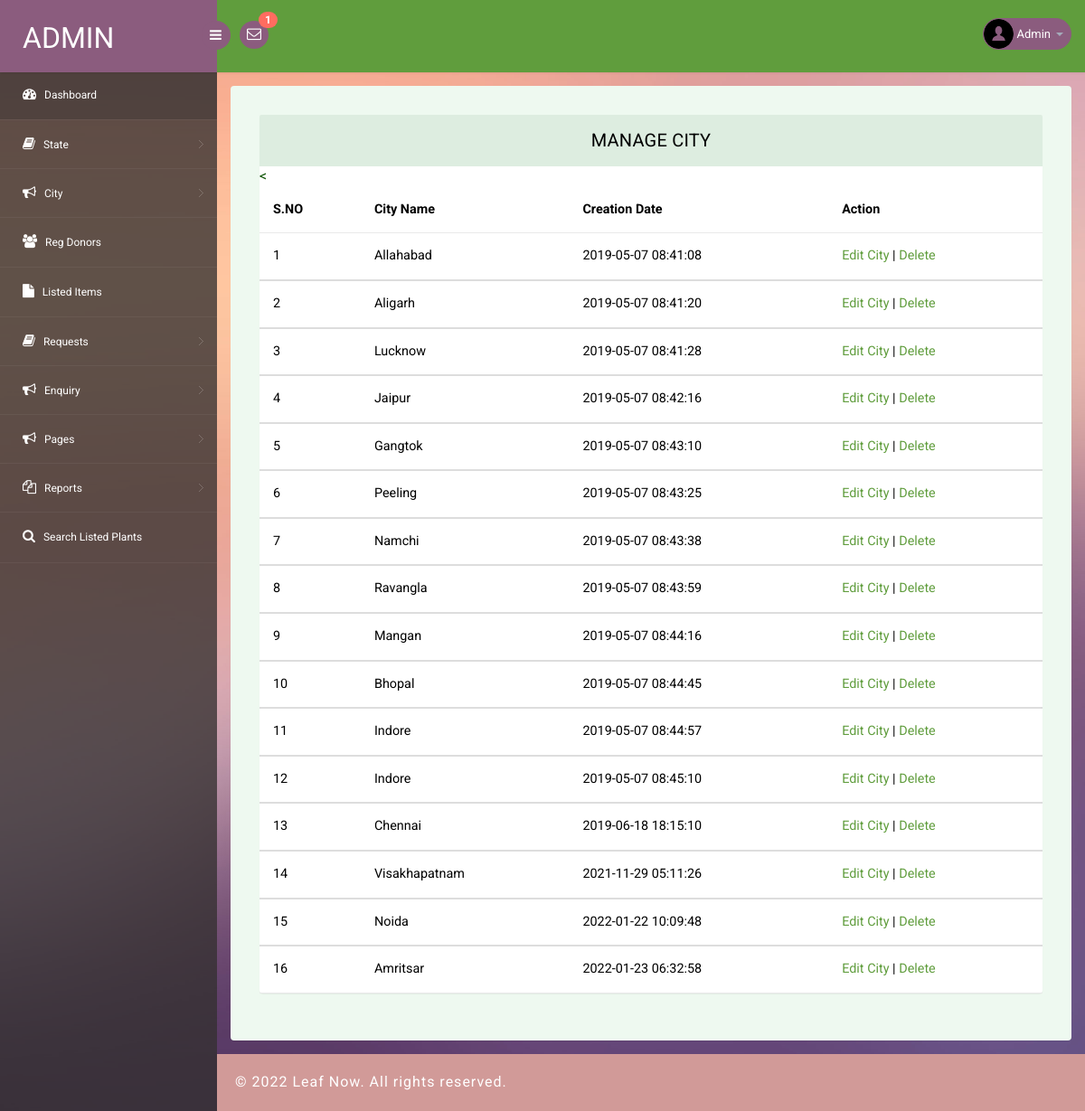
The page /fwms/admin/manage-city.php (signed in) on the database as committed earlier.
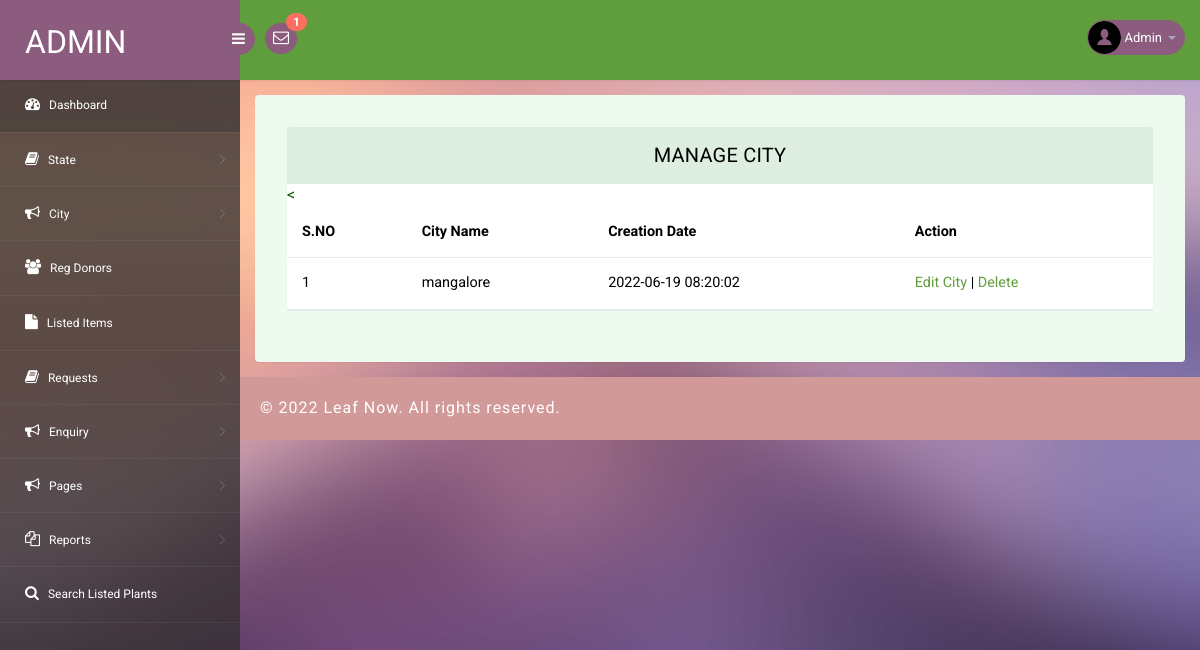
The same page on the database as committed later.
### tables this page shows
CREATE TABLE `tblcity` (
  `ID` int(10) NOT NULL,
  `StateID` int(10) DEFAULT NULL,
  `City` varchar(120) DEFAULT NULL,
  `CreationDate` timestamp NULL DEFAULT current_timestamp()
);

### fwms/admin/manage-city.php (the view, shortened to what this page needs)
<?php
if (strlen($_SESSION['pgasaid']==0)) {
  header('location:logout.php');
  } else{
?>
<!DOCTYPE html>
<head>
<link rel="stylesheet" href="css/bootstrap.min.css" >
<link href="css/style.css" rel='stylesheet' type='text/css' />
<link href="css/style-responsive.css" rel="stylesheet"/>
<link rel="stylesheet" href="css/font.css" type="text/css"/>
<link href="css/font-awesome.css" rel="stylesheet">
</head>
<body>
<section id="container">
<?php include_once('includes/header.php');?>
<?php include_once('includes/sidebar.php');?>
<section id="main-content">
	<section class="wrapper">
		<div class="table-agile-info">
 <div class="panel panel-default">
    <div class="panel-heading">
     Manage City
    </div>
    <div>
      <table class="table" ui-jq="footable" ui-options='{
        "paging": {
          "enabled": true
        },
        "filtering": {
          "enabled": true
        },
        "sorting": {
          "enabled": true
        }}'>
        <thead>
          <tr>
            <th data-breakpoints="xs">S.NO</th>
            <<th>City Name</th>
            <th>Creation Date</th>
            <th data-breakpoints="xs">Action</th>
          </tr>
        </thead>
        <?php
$ret=mysqli_query($con,"select * from  tblcity");
$cnt=1;
while ($row=mysqli_fetch_array($ret)) {
?>
        <tbody>
          <tr data-expanded="true">
            <td><?php echo $cnt;?></td>
                  <td><?php  echo $row['City'];?></td>
                  <td><?php  echo $row['CreationDate'];?></td>
                  <td><a href="edit-city.php?editid=<?php echo $row['ID'];?>">Edit City</a> | <a href="manage-city.php?del=<?php echo $row['ID'];?>">Delete</a>
                </tr>
                <?php
$cnt=$cnt+1;
}?>
 </tbody>
            </table>
    </div>
  </div>
</div>
</section>
		 <?php include_once('includes/footer.php');?>
</section>
</section>
</body>
</html>
<?php }  ?>

Rows that differ between the two databases and show on the page:
removed tblcity: City "Allahabad", CreationDate "2019-05-07 08:41:08"
removed tblcity: City "Aligarh", CreationDate "2019-05-07 08:41:20"
removed tblcity: City "Lucknow", CreationDate "2019-05-07 08:41:28"
removed tblcity: City "Jaipur", CreationDate "2019-05-07 08:42:16"
removed tblcity: City "Gangtok", CreationDate "2019-05-07 08:43:10"
removed tblcity: City "Peeling", CreationDate "2019-05-07 08:43:25"
removed tblcity: City "Namchi", CreationDate "2019-05-07 08:43:38"
removed tblcity: City "Ravangla", CreationDate "2019-05-07 08:43:59"
removed tblcity: City "Mangan", CreationDate "2019-05-07 08:44:16"
removed tblcity: City "Bhopal", CreationDate "2019-05-07 08:44:45"
removed tblcity: City "Indore", CreationDate "2019-05-07 08:44:57"
removed tblcity: City "Indore", CreationDate "2019-05-07 08:45:10"
removed tblcity: City "Chennai", CreationDate "2019-06-18 18:15:10"
removed tblcity: City "Visakhapatnam", CreationDate "2021-11-29 05:11:26"
removed tblcity: City "Noida", CreationDate "2022-01-22 10:09:48"
removed tblcity: City "Amritsar", CreationDate "2022-01-23 06:32:58"
added tblcity: City "mangalore", CreationDate "2022-06-19 08:20:02"
